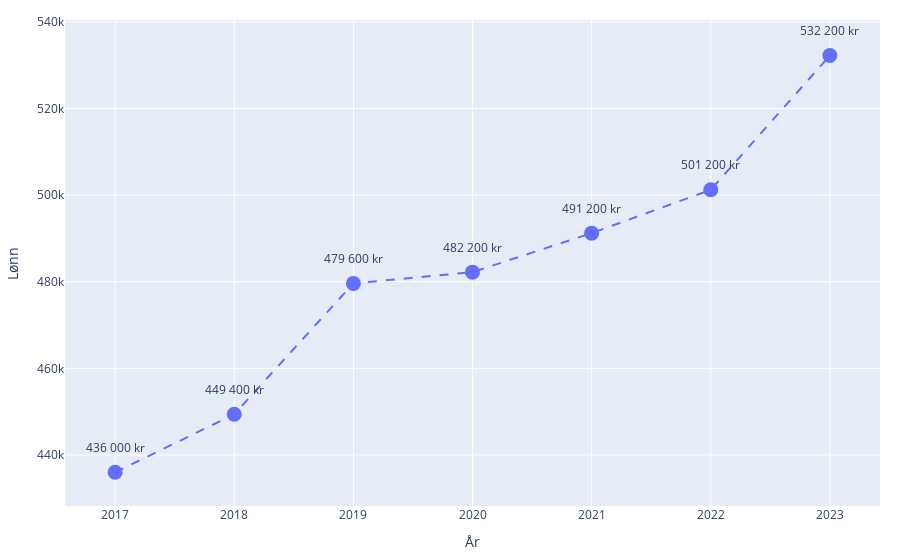

Here is the notebook cell this chart was saved with:
### Markdown cell above
Hentet fra: https://foreninger.uio.no/tekna/faq/qa_stipendiat_startlonn.html

### Code cell
data = {
    'years': [2017, 2018, 2019, 2020, 2021, 2022, 2023],
    'salaries': [436000, 449400, 479600, 482200, 491200, 501200, 532200]
}

df = pd.DataFrame(data)

fig = go.Figure()

fig.add_trace(
    go.Scatter(
        x=df['years'],
        y=df['salaries'],
        mode='markers+lines',
        marker=dict(size=15),
        line=dict(width=2, dash='dash'),
        connectgaps=True  # This will create dashed lines between the dots
    )
)

for x, y in zip(df['years'], df['salaries']):
    fig.add_annotation(x=x, 
                       y=y, 
                       text="{:,.0f} kr".format(y).replace(",", " "), 
                       showarrow=False, 
                       yshift=25)

fig.update_layout(
    xaxis_title='År',
    yaxis_title='Lønn',
    margin=dict(l=20, r=20, t=20, b=20)
)

fig.show()
fig.write_image(file="PhD-lønn.pdf", format="pdf")

### Figure 1 — Plotly figure (JSON) as saved in the notebook; plotly's stock layout.template omitted (floating-point values rounded to 4 significant figures)
{"data": [{"connectgaps": true, "line": {"dash": "dash", "width": 2}, "marker": {"size": 15}, "mode": "markers+lines", "type": "scatter", "x": [2017, 2018, 2019, 2020, 2021, 2022, 2023], "y": [436000, 449400, 479600, 482200, 491200, 501200, 532200]}], "layout": {"annotations": [{"showarrow": false, "text": "436 000 kr", "x": 2017, "y": 436000, "yshift": 25}, {"showarrow": false, "text": "449 400 kr", "x": 2018, "y": 449400, "yshift": 25}, {"showarrow": false, "text": "479 600 kr", "x": 2019, "y": 479600, "yshift": 25}, {"showarrow": false, "text": "482 200 kr", "x": 2020, "y": 482200, "yshift": 25}, {"showarrow": false, "text": "491 200 kr", "x": 2021, "y": 491200, "yshift": 25}, {"showarrow": false, "text": "501 200 kr", "x": 2022, "y": 501200, "yshift": 25}, {"showarrow": false, "text": "532 200 kr", "x": 2023, "y": 532200, "yshift": 25}], "margin": {"b": 20, "l": 20, "r": 20, "t": 20}, "xaxis": {"title": {"text": "År"}}, "yaxis": {"title": {"text": "Lønn"}}}}
